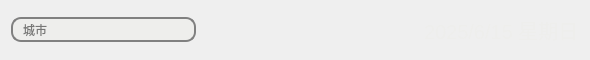
   <widget class="QWidget" name="widget01" native="true">
    <property name="geometry">
     <rect>
      <x>9</x>
      <y>9</y>
      <width>590</width>
      <height>60</height>
     </rect>
    </property>
    <property name="minimumSize">
     <size>
      <width>590</width>
      <height>60</height>
     </size>
    </property>
    <property name="maximumSize">
     <size>
      <width>590</width>
      <height>60</height>
     </size>
    </property>
    <layout class="QGridLayout" name="gridLayout_3">
     <item row="0" column="0">
      <widget class="QLineEdit" name="lineEdit">
       <property name="minimumSize">
        <size>
         <width>0</width>
         <height>25</height>
        </size>
       </property>
       <property name="styleSheet">
        <string notr="true">QLineEdit{background-color: rgb(238, 238, 236);
border:2px solid gray;
border-radius:10px;
padding: 0 8px;
}</string>
       </property>
       <property name="text">
        <string/>
       </property>
       <property name="placeholderText">
        <string>城市</string>
       </property>
      </widget>
     </item>
     <item row="0" column="1">
      <widget class="QLabel" name="label">
       <property name="minimumSize">
        <size>
         <width>32</width>
         <height>32</height>
        </size>
       </property>
       <property name="maximumSize">
        <size>
         <width>32</width>
         <height>32</height>
        </size>
       </property>
       <property name="text">
        <string/>
       </property>
       <property name="pixmap">
        <pixmap resource="main.qrc">:/res/search.png</pixmap>
       </property>
       <property name="scaledContents">
        <bool>true</bool>
       </property>
      </widget>
     </item>
     <item row="0" column="2">
      <spacer name="horizontalSpacer_2">
       <property name="orientation">
        <enum>Qt::Horizontal</enum>
       </property>
       <property name="sizeHint" stdset="0">
        <size>
         <width>178</width>
         <height>20</height>
        </size>
       </property>
      </spacer>
     </item>
     <item row="0" column="3">
      <widget class="QLabel" name="data">
       <property name="font">
        <font>
         <pointsize>15</pointsize>
        </font>
       </property>
       <property name="styleSheet">
        <string notr="true">color: rgb(238, 238, 236);</string>
       </property>
       <property name="text">
        <string>2025/6/15 星期日</string>
       </property>
      </widget>
     </item>
    </layout>
   </widget>
